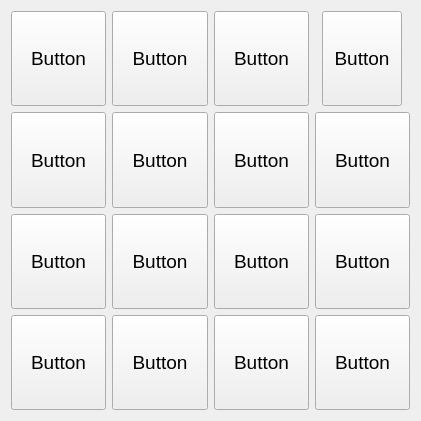
   <widget class="QWidget" name="gridLayoutWidget">
    <property name="geometry">
     <rect>
      <x>80</x>
      <y>100</y>
      <width>421</width>
      <height>421</height>
     </rect>
    </property>
    <property name="sizePolicy">
     <sizepolicy hsizetype="Preferred" vsizetype="Preferred">
      <horstretch>0</horstretch>
      <verstretch>0</verstretch>
     </sizepolicy>
    </property>
    <property name="font">
     <font>
      <pointsize>14</pointsize>
     </font>
    </property>
    <layout class="QGridLayout" name="grid2">
     <item row="0" column="1">
      <widget class="QPushButton" name="b1">
       <property name="sizePolicy">
        <sizepolicy hsizetype="Preferred" vsizetype="Preferred">
         <horstretch>0</horstretch>
         <verstretch>0</verstretch>
        </sizepolicy>
       </property>
       <property name="font">
        <font>
         <pointsize>14</pointsize>
        </font>
       </property>
       <property name="text">
        <string>Button</string>
       </property>
      </widget>
     </item>
     <item row="0" column="2">
      <widget class="QPushButton" name="c1">
       <property name="sizePolicy">
        <sizepolicy hsizetype="Preferred" vsizetype="Preferred">
         <horstretch>0</horstretch>
         <verstretch>0</verstretch>
        </sizepolicy>
       </property>
       <property name="font">
        <font>
         <pointsize>14</pointsize>
        </font>
       </property>
       <property name="text">
        <string>Button</string>
       </property>
      </widget>
     </item>
     <item row="0" column="0">
      <widget class="QPushButton" name="a1">
       <property name="sizePolicy">
        <sizepolicy hsizetype="Preferred" vsizetype="Preferred">
         <horstretch>0</horstretch>
         <verstretch>0</verstretch>
        </sizepolicy>
       </property>
       <property name="font">
        <font>
         <pointsize>14</pointsize>
        </font>
       </property>
       <property name="text">
        <string>Button</string>
       </property>
      </widget>
     </item>
     <item row="2" column="0">
      <widget class="QPushButton" name="a3">
       <property name="sizePolicy">
        <sizepolicy hsizetype="Preferred" vsizetype="Preferred">
         <horstretch>0</horstretch>
         <verstretch>0</verstretch>
        </sizepolicy>
       </property>
       <property name="font">
        <font>
         <pointsize>14</pointsize>
        </font>
       </property>
       <property name="text">
        <string>Button</string>
       </property>
      </widget>
     </item>
     <item row="1" column="0">
      <widget class="QPushButton" name="a2">
       <property name="sizePolicy">
        <sizepolicy hsizetype="Preferred" vsizetype="Preferred">
         <horstretch>0</horstretch>
         <verstretch>0</verstretch>
        </sizepolicy>
       </property>
       <property name="font">
        <font>
         <pointsize>14</pointsize>
        </font>
       </property>
       <property name="text">
        <string>Button</string>
       </property>
      </widget>
     </item>
     <item row="3" column="0">
      <widget class="QPushButton" name="a4">
       <property name="sizePolicy">
        <sizepolicy hsizetype="Preferred" vsizetype="Preferred">
         <horstretch>0</horstretch>
         <verstretch>0</verstretch>
        </sizepolicy>
       </property>
       <property name="font">
        <font>
         <pointsize>14</pointsize>
        </font>
       </property>
       <property name="text">
        <string>Button</string>
       </property>
      </widget>
     </item>
     <item row="0" column="3" alignment="Qt::AlignHCenter">
      <widget class="QPushButton" name="d1">
       <property name="sizePolicy">
        <sizepolicy hsizetype="Preferred" vsizetype="Preferred">
         <horstretch>0</horstretch>
         <verstretch>0</verstretch>
        </sizepolicy>
       </property>
       <property name="font">
        <font>
         <pointsize>14</pointsize>
        </font>
       </property>
       <property name="text">
        <string>Button</string>
       </property>
      </widget>
     </item>
     <item row="1" column="1">
      <widget class="QPushButton" name="b2">
       <property name="sizePolicy">
        <sizepolicy hsizetype="Preferred" vsizetype="Preferred">
         <horstretch>0</horstretch>
         <verstretch>0</verstretch>
        </sizepolicy>
       </property>
       <property name="font">
        <font>
         <pointsize>14</pointsize>
        </font>
       </property>
       <property name="text">
        <string>Button</string>
       </property>
      </widget>
     </item>
     <item row="2" column="1">
      <widget class="QPushButton" name="b3">
       <property name="sizePolicy">
        <sizepolicy hsizetype="Preferred" vsizetype="Preferred">
         <horstretch>0</horstretch>
         <verstretch>0</verstretch>
        </sizepolicy>
       </property>
       <property name="font">
        <font>
         <pointsize>14</pointsize>
        </font>
       </property>
       <property name="text">
        <string>Button</string>
       </property>
      </widget>
     </item>
     <item row="3" column="1">
      <widget class="QPushButton" name="b4">
       <property name="sizePolicy">
        <sizepolicy hsizetype="Preferred" vsizetype="Preferred">
         <horstretch>0</horstretch>
         <verstretch>0</verstretch>
        </sizepolicy>
       </property>
       <property name="font">
        <font>
         <pointsize>14</pointsize>
        </font>
       </property>
       <property name="text">
        <string>Button</string>
       </property>
      </widget>
     </item>
     <item row="1" column="2">
      <widget class="QPushButton" name="c2">
       <property name="sizePolicy">
        <sizepolicy hsizetype="Preferred" vsizetype="Preferred">
         <horstretch>0</horstretch>
         <verstretch>0</verstretch>
        </sizepolicy>
       </property>
       <property name="font">
        <font>
         <pointsize>14</pointsize>
        </font>
       </property>
       <property name="text">
        <string>Button</string>
       </property>
      </widget>
     </item>
     <item row="2" column="2">
      <widget class="QPushButton" name="c3">
       <property name="sizePolicy">
        <sizepolicy hsizetype="Preferred" vsizetype="Preferred">
         <horstretch>0</horstretch>
         <verstretch>0</verstretch>
        </sizepolicy>
       </property>
       <property name="font">
        <font>
         <pointsize>14</pointsize>
        </font>
       </property>
       <property name="text">
        <string>Button</string>
       </property>
      </widget>
     </item>
     <item row="3" column="2">
      <widget class="QPushButton" name="c4">
       <property name="sizePolicy">
        <sizepolicy hsizetype="Preferred" vsizetype="Preferred">
         <horstretch>0</horstretch>
         <verstretch>0</verstretch>
        </sizepolicy>
       </property>
       <property name="font">
        <font>
         <pointsize>14</pointsize>
        </font>
       </property>
       <property name="text">
        <string>Button</string>
       </property>
      </widget>
     </item>
     <item row="1" column="3">
      <widget class="QPushButton" name="d2">
       <property name="sizePolicy">
        <sizepolicy hsizetype="Preferred" vsizetype="Preferred">
         <horstretch>0</horstretch>
         <verstretch>0</verstretch>
        </sizepolicy>
       </property>
       <property name="font">
        <font>
         <pointsize>14</pointsize>
        </font>
       </property>
       <property name="text">
        <string>Button</string>
       </property>
      </widget>
     </item>
     <item row="2" column="3">
      <widget class="QPushButton" name="d3">
       <property name="sizePolicy">
        <sizepolicy hsizetype="Preferred" vsizetype="Preferred">
         <horstretch>0</horstretch>
         <verstretch>0</verstretch>
        </sizepolicy>
       </property>
       <property name="font">
        <font>
         <pointsize>14</pointsize>
        </font>
       </property>
       <property name="text">
        <string>Button</string>
       </property>
      </widget>
     </item>
     <item row="3" column="3">
      <widget class="QPushButton" name="d4">
       <property name="sizePolicy">
        <sizepolicy hsizetype="Preferred" vsizetype="Preferred">
         <horstretch>0</horstretch>
         <verstretch>0</verstretch>
        </sizepolicy>
       </property>
       <property name="font">
        <font>
         <pointsize>14</pointsize>
        </font>
       </property>
       <property name="text">
        <string>Button</string>
       </property>
      </widget>
     </item>
    </layout>
   </widget>
